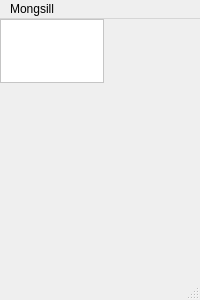
<?xml version="1.0" encoding="UTF-8"?>
<ui version="4.0">
 <class>Memo</class>
 <widget class="QMainWindow" name="Memo">
  <property name="geometry">
   <rect>
    <x>0</x>
    <y>0</y>
    <width>200</width>
    <height>300</height>
   </rect>
  </property>
  <property name="minimumSize">
   <size>
    <width>200</width>
    <height>300</height>
   </size>
  </property>
  <property name="windowTitle">
   <string>MainWindow</string>
  </property>
  <property name="animated">
   <bool>true</bool>
  </property>
  <widget class="QWidget" name="centralwidget">
   <widget class="QPlainTextEdit" name="MainText">
    <property name="geometry">
     <rect>
      <x>0</x>
      <y>0</y>
      <width>104</width>
      <height>64</height>
     </rect>
    </property>
    <property name="palette">
     <palette>
      <active>
       <colorrole role="WindowText">
        <brush brushstyle="SolidPattern">
         <color alpha="255">
          <red>0</red>
          <green>0</green>
          <blue>0</blue>
         </color>
        </brush>
       </colorrole>
       <colorrole role="Button">
        <brush brushstyle="SolidPattern">
         <color alpha="255">
          <red>246</red>
          <green>246</green>
          <blue>246</blue>
         </color>
        </brush>
       </colorrole>
       <colorrole role="Light">
        <brush brushstyle="SolidPattern">
         <color alpha="255">
          <red>0</red>
          <green>0</green>
          <blue>0</blue>
         </color>
        </brush>
       </colorrole>
       <colorrole role="Midlight">
        <brush brushstyle="SolidPattern">
         <color alpha="255">
          <red>250</red>
          <green>250</green>
          <blue>250</blue>
         </color>
        </brush>
       </colorrole>
       <colorrole role="Dark">
        <brush brushstyle="SolidPattern">
         <color alpha="255">
          <red>123</red>
          <green>123</green>
          <blue>123</blue>
         </color>
        </brush>
       </colorrole>
       <colorrole role="Mid">
        <brush brushstyle="SolidPattern">
         <color alpha="255">
          <red>164</red>
          <green>164</green>
          <blue>164</blue>
         </color>
        </brush>
       </colorrole>
       <colorrole role="Text">
        <brush brushstyle="SolidPattern">
         <color alpha="255">
          <red>0</red>
          <green>0</green>
          <blue>0</blue>
         </color>
        </brush>
       </colorrole>
       <colorrole role="BrightText">
        <brush brushstyle="SolidPattern">
         <color alpha="255">
          <red>255</red>
          <green>255</green>
          <blue>255</blue>
         </color>
        </brush>
       </colorrole>
       <colorrole role="ButtonText">
        <brush brushstyle="SolidPattern">
         <color alpha="255">
          <red>0</red>
          <green>0</green>
          <blue>0</blue>
         </color>
        </brush>
       </colorrole>
       <colorrole role="Base">
        <brush brushstyle="SolidPattern">
         <color alpha="255">
          <red>255</red>
          <green>255</green>
          <blue>255</blue>
         </color>
        </brush>
       </colorrole>
       <colorrole role="Window">
        <brush brushstyle="SolidPattern">
         <color alpha="255">
          <red>255</red>
          <green>255</green>
          <blue>255</blue>
         </color>
        </brush>
       </colorrole>
       <colorrole role="Shadow">
        <brush brushstyle="SolidPattern">
         <color alpha="255">
          <red>0</red>
          <green>0</green>
          <blue>0</blue>
         </color>
        </brush>
       </colorrole>
       <colorrole role="AlternateBase">
        <brush brushstyle="SolidPattern">
         <color alpha="255">
          <red>250</red>
          <green>250</green>
          <blue>250</blue>
         </color>
        </brush>
       </colorrole>
       <colorrole role="ToolTipBase">
        <brush brushstyle="SolidPattern">
         <color alpha="255">
          <red>255</red>
          <green>255</green>
          <blue>220</blue>
         </color>
        </brush>
       </colorrole>
       <colorrole role="ToolTipText">
        <brush brushstyle="SolidPattern">
         <color alpha="255">
          <red>0</red>
          <green>0</green>
          <blue>0</blue>
         </color>
        </brush>
       </colorrole>
      </active>
      <inactive>
       <colorrole role="WindowText">
        <brush brushstyle="SolidPattern">
         <color alpha="255">
          <red>0</red>
          <green>0</green>
          <blue>0</blue>
         </color>
        </brush>
       </colorrole>
       <colorrole role="Button">
        <brush brushstyle="SolidPattern">
         <color alpha="255">
          <red>246</red>
          <green>246</green>
          <blue>246</blue>
         </color>
        </brush>
       </colorrole>
       <colorrole role="Light">
        <brush brushstyle="SolidPattern">
         <color alpha="255">
          <red>0</red>
          <green>0</green>
          <blue>0</blue>
         </color>
        </brush>
       </colorrole>
       <colorrole role="Midlight">
        <brush brushstyle="SolidPattern">
         <color alpha="255">
          <red>250</red>
          <green>250</green>
          <blue>250</blue>
         </color>
        </brush>
       </colorrole>
       <colorrole role="Dark">
        <brush brushstyle="SolidPattern">
         <color alpha="255">
          <red>123</red>
          <green>123</green>
          <blue>123</blue>
         </color>
        </brush>
       </colorrole>
       <colorrole role="Mid">
        <brush brushstyle="SolidPattern">
         <color alpha="255">
          <red>164</red>
          <green>164</green>
          <blue>164</blue>
         </color>
        </brush>
       </colorrole>
       <colorrole role="Text">
        <brush brushstyle="SolidPattern">
         <color alpha="255">
          <red>0</red>
          <green>0</green>
          <blue>0</blue>
         </color>
        </brush>
       </colorrole>
       <colorrole role="BrightText">
        <brush brushstyle="SolidPattern">
         <color alpha="255">
          <red>255</red>
          <green>255</green>
          <blue>255</blue>
         </color>
        </brush>
       </colorrole>
       <colorrole role="ButtonText">
        <brush brushstyle="SolidPattern">
         <color alpha="255">
          <red>0</red>
          <green>0</green>
          <blue>0</blue>
         </color>
        </brush>
       </colorrole>
       <colorrole role="Base">
        <brush brushstyle="SolidPattern">
         <color alpha="255">
          <red>255</red>
          <green>255</green>
          <blue>255</blue>
         </color>
        </brush>
       </colorrole>
       <colorrole role="Window">
        <brush brushstyle="SolidPattern">
         <color alpha="255">
          <red>255</red>
          <green>255</green>
          <blue>255</blue>
         </color>
        </brush>
       </colorrole>
       <colorrole role="Shadow">
        <brush brushstyle="SolidPattern">
         <color alpha="255">
          <red>0</red>
          <green>0</green>
          <blue>0</blue>
         </color>
        </brush>
       </colorrole>
       <colorrole role="AlternateBase">
        <brush brushstyle="SolidPattern">
         <color alpha="255">
          <red>250</red>
          <green>250</green>
          <blue>250</blue>
         </color>
        </brush>
       </colorrole>
       <colorrole role="ToolTipBase">
        <brush brushstyle="SolidPattern">
         <color alpha="255">
          <red>255</red>
          <green>255</green>
          <blue>220</blue>
         </color>
        </brush>
       </colorrole>
       <colorrole role="ToolTipText">
        <brush brushstyle="SolidPattern">
         <color alpha="255">
          <red>0</red>
          <green>0</green>
          <blue>0</blue>
         </color>
        </brush>
       </colorrole>
      </inactive>
      <disabled>
       <colorrole role="WindowText">
        <brush brushstyle="SolidPattern">
         <color alpha="255">
          <red>123</red>
          <green>123</green>
          <blue>123</blue>
         </color>
        </brush>
       </colorrole>
       <colorrole role="Button">
        <brush brushstyle="SolidPattern">
         <color alpha="255">
          <red>246</red>
          <green>246</green>
          <blue>246</blue>
         </color>
        </brush>
       </colorrole>
       <colorrole role="Light">
        <brush brushstyle="SolidPattern">
         <color alpha="255">
          <red>0</red>
          <green>0</green>
          <blue>0</blue>
         </color>
        </brush>
       </colorrole>
       <colorrole role="Midlight">
        <brush brushstyle="SolidPattern">
         <color alpha="255">
          <red>250</red>
          <green>250</green>
          <blue>250</blue>
         </color>
        </brush>
       </colorrole>
       <colorrole role="Dark">
        <brush brushstyle="SolidPattern">
         <color alpha="255">
          <red>123</red>
          <green>123</green>
          <blue>123</blue>
         </color>
        </brush>
       </colorrole>
       <colorrole role="Mid">
        <brush brushstyle="SolidPattern">
         <color alpha="255">
          <red>164</red>
          <green>164</green>
          <blue>164</blue>
         </color>
        </brush>
       </colorrole>
       <colorrole role="Text">
        <brush brushstyle="SolidPattern">
         <color alpha="255">
          <red>123</red>
          <green>123</green>
          <blue>123</blue>
         </color>
        </brush>
       </colorrole>
       <colorrole role="BrightText">
        <brush brushstyle="SolidPattern">
         <color alpha="255">
          <red>255</red>
          <green>255</green>
          <blue>255</blue>
         </color>
        </brush>
       </colorrole>
       <colorrole role="ButtonText">
        <brush brushstyle="SolidPattern">
         <color alpha="255">
          <red>123</red>
          <green>123</green>
          <blue>123</blue>
         </color>
        </brush>
       </colorrole>
       <colorrole role="Base">
        <brush brushstyle="SolidPattern">
         <color alpha="255">
          <red>255</red>
          <green>255</green>
          <blue>255</blue>
         </color>
        </brush>
       </colorrole>
       <colorrole role="Window">
        <brush brushstyle="SolidPattern">
         <color alpha="255">
          <red>255</red>
          <green>255</green>
          <blue>255</blue>
         </color>
        </brush>
       </colorrole>
       <colorrole role="Shadow">
        <brush brushstyle="SolidPattern">
         <color alpha="255">
          <red>0</red>
          <green>0</green>
          <blue>0</blue>
         </color>
        </brush>
       </colorrole>
       <colorrole role="AlternateBase">
        <brush brushstyle="SolidPattern">
         <color alpha="255">
          <red>246</red>
          <green>246</green>
          <blue>246</blue>
         </color>
        </brush>
       </colorrole>
       <colorrole role="ToolTipBase">
        <brush brushstyle="SolidPattern">
         <color alpha="255">
          <red>255</red>
          <green>255</green>
          <blue>220</blue>
         </color>
        </brush>
       </colorrole>
       <colorrole role="ToolTipText">
        <brush brushstyle="SolidPattern">
         <color alpha="255">
          <red>0</red>
          <green>0</green>
          <blue>0</blue>
         </color>
        </brush>
       </colorrole>
      </disabled>
     </palette>
    </property>
   </widget>
  </widget>
  <widget class="QStatusBar" name="statusbar"/>
  <widget class="QMenuBar" name="menubar">
   <property name="geometry">
    <rect>
     <x>0</x>
     <y>0</y>
     <width>200</width>
     <height>17</height>
    </rect>
   </property>
   <widget class="QMenu" name="menuMote">
    <property name="title">
     <string>Mongsill</string>
    </property>
    <addaction name="actionSync"/>
    <addaction name="actionSetting"/>
    <addaction name="actionExit"/>
   </widget>
   <addaction name="menuMote"/>
  </widget>
  <action name="actionSync">
   <property name="checkable">
    <bool>false</bool>
   </property>
   <property name="icon">
    <iconset resource="Resource/resource.qrc">
     <normaloff>:/new/ICON/Cloud_mini.png</normaloff>:/new/ICON/Cloud_mini.png</iconset>
   </property>
   <property name="text">
    <string>Sync</string>
   </property>
  </action>
  <action name="actionSetting">
   <property name="icon">
    <iconset resource="Resource/resource.qrc">
     <normaloff>:/new/ICON/setting_mini.png</normaloff>:/new/ICON/setting_mini.png</iconset>
   </property>
   <property name="text">
    <string>Setting</string>
   </property>
  </action>
  <action name="actionExit">
   <property name="icon">
    <iconset resource="Resource/resource.qrc">
     <normaloff>:/new/ICON/exit_mini.png</normaloff>:/new/ICON/exit_mini.png</iconset>
   </property>
   <property name="text">
    <string>Exit</string>
   </property>
  </action>
 </widget>
 <resources>
  <include location="Resource/resource.qrc"/>
 </resources>
 <connections/>
</ui>
